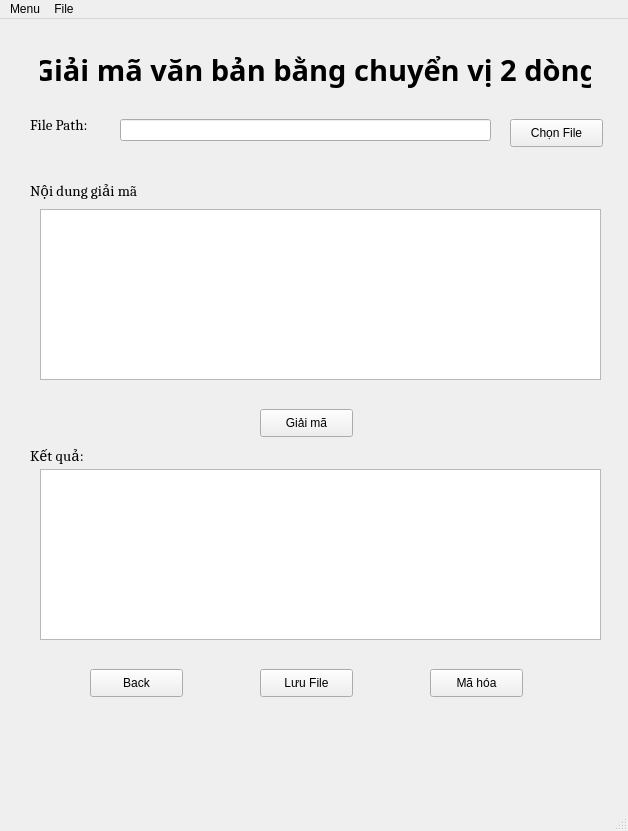
<?xml version="1.0" encoding="UTF-8"?>
<ui version="4.0">
 <class>MainWindow</class>
 <widget class="QMainWindow" name="MainWindow">
  <property name="geometry">
   <rect>
    <x>0</x>
    <y>0</y>
    <width>628</width>
    <height>831</height>
   </rect>
  </property>
  <property name="windowTitle">
   <string>MainWindow</string>
  </property>
  <widget class="QWidget" name="centralwidget">
   <widget class="QPushButton" name="btnMaHoaChuyenViHaiDong">
    <property name="geometry">
     <rect>
      <x>430</x>
      <y>650</y>
      <width>93</width>
      <height>28</height>
     </rect>
    </property>
    <property name="font">
     <font>
      <pointsize>9</pointsize>
     </font>
    </property>
    <property name="text">
     <string>Mã hóa</string>
    </property>
   </widget>
   <widget class="QPushButton" name="btnGiaiMaChuyenViHaiDong">
    <property name="geometry">
     <rect>
      <x>260</x>
      <y>390</y>
      <width>93</width>
      <height>28</height>
     </rect>
    </property>
    <property name="font">
     <font>
      <pointsize>9</pointsize>
     </font>
    </property>
    <property name="text">
     <string>Giải mã</string>
    </property>
   </widget>
   <widget class="QPushButton" name="btnBack">
    <property name="geometry">
     <rect>
      <x>90</x>
      <y>650</y>
      <width>93</width>
      <height>28</height>
     </rect>
    </property>
    <property name="font">
     <font>
      <pointsize>9</pointsize>
     </font>
    </property>
    <property name="text">
     <string>Back</string>
    </property>
   </widget>
   <widget class="QPushButton" name="btnChonFile">
    <property name="geometry">
     <rect>
      <x>510</x>
      <y>100</y>
      <width>93</width>
      <height>28</height>
     </rect>
    </property>
    <property name="font">
     <font>
      <pointsize>9</pointsize>
     </font>
    </property>
    <property name="text">
     <string>Chọn File</string>
    </property>
   </widget>
   <widget class="QPushButton" name="btnSave">
    <property name="geometry">
     <rect>
      <x>260</x>
      <y>650</y>
      <width>93</width>
      <height>28</height>
     </rect>
    </property>
    <property name="font">
     <font>
      <pointsize>9</pointsize>
     </font>
    </property>
    <property name="text">
     <string>Lưu File</string>
    </property>
   </widget>
   <widget class="QTextEdit" name="result">
    <property name="geometry">
     <rect>
      <x>40</x>
      <y>450</y>
      <width>561</width>
      <height>171</height>
     </rect>
    </property>
   </widget>
   <widget class="QTextEdit" name="input">
    <property name="geometry">
     <rect>
      <x>40</x>
      <y>190</y>
      <width>561</width>
      <height>171</height>
     </rect>
    </property>
   </widget>
   <widget class="QLabel" name="label">
    <property name="geometry">
     <rect>
      <x>40</x>
      <y>0</y>
      <width>551</width>
      <height>101</height>
     </rect>
    </property>
    <property name="font">
     <font>
      <family>Sitka Heading Semibold</family>
      <pointsize>22</pointsize>
      <weight>75</weight>
      <bold>true</bold>
     </font>
    </property>
    <property name="text">
     <string>Giải mã văn bản bằng chuyển vị 2 dòng</string>
    </property>
    <property name="alignment">
     <set>Qt::AlignCenter</set>
    </property>
   </widget>
   <widget class="QLineEdit" name="EdtPath">
    <property name="geometry">
     <rect>
      <x>120</x>
      <y>100</y>
      <width>371</width>
      <height>22</height>
     </rect>
    </property>
   </widget>
   <widget class="QLabel" name="label_2">
    <property name="geometry">
     <rect>
      <x>30</x>
      <y>90</y>
      <width>81</width>
      <height>31</height>
     </rect>
    </property>
    <property name="font">
     <font>
      <family>Cambria</family>
      <pointsize>11</pointsize>
      <weight>50</weight>
      <bold>false</bold>
     </font>
    </property>
    <property name="text">
     <string>File Path:</string>
    </property>
   </widget>
   <widget class="QLabel" name="label_3">
    <property name="geometry">
     <rect>
      <x>30</x>
      <y>150</y>
      <width>171</width>
      <height>41</height>
     </rect>
    </property>
    <property name="font">
     <font>
      <family>Cambria</family>
      <pointsize>11</pointsize>
      <weight>50</weight>
      <bold>false</bold>
     </font>
    </property>
    <property name="text">
     <string>Nội dung giải mã</string>
    </property>
   </widget>
   <widget class="QLabel" name="label_4">
    <property name="geometry">
     <rect>
      <x>30</x>
      <y>420</y>
      <width>141</width>
      <height>31</height>
     </rect>
    </property>
    <property name="font">
     <font>
      <family>Cambria</family>
      <pointsize>11</pointsize>
      <weight>50</weight>
      <bold>false</bold>
     </font>
    </property>
    <property name="text">
     <string>Kết quả:</string>
    </property>
   </widget>
  </widget>
  <widget class="QMenuBar" name="menubar">
   <property name="geometry">
    <rect>
     <x>0</x>
     <y>0</y>
     <width>628</width>
     <height>26</height>
    </rect>
   </property>
   <widget class="QMenu" name="menuFile">
    <property name="title">
     <string>File</string>
    </property>
    <addaction name="actionOpen_File"/>
    <addaction name="actionSave_File"/>
    <addaction name="separator"/>
   </widget>
   <widget class="QMenu" name="menuMenu">
    <property name="title">
     <string>Menu</string>
    </property>
    <addaction name="actionMa_Hoa"/>
    <addaction name="actionGiai_Ma"/>
    <addaction name="separator"/>
    <addaction name="separator"/>
    <addaction name="actionExit_2"/>
   </widget>
   <addaction name="menuMenu"/>
   <addaction name="menuFile"/>
  </widget>
  <widget class="QStatusBar" name="statusbar"/>
  <action name="actionOpen_File">
   <property name="text">
    <string>Open File</string>
   </property>
  </action>
  <action name="actionSave_File">
   <property name="text">
    <string>Save File</string>
   </property>
  </action>
  <action name="actionExit">
   <property name="text">
    <string>Exit</string>
   </property>
  </action>
  <action name="actionMa_Hoa">
   <property name="text">
    <string>Mã hóa</string>
   </property>
  </action>
  <action name="actionGiai_Ma">
   <property name="text">
    <string>Giải mã</string>
   </property>
  </action>
  <action name="actionExit_2">
   <property name="text">
    <string>Exit</string>
   </property>
  </action>
 </widget>
 <resources/>
 <connections/>
</ui>
